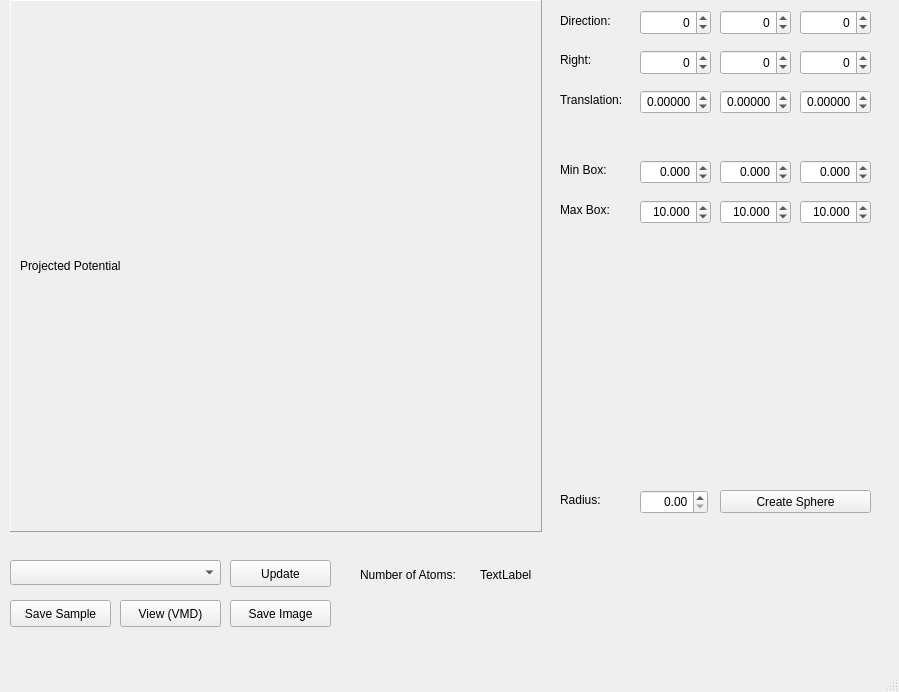
<?xml version="1.0" encoding="UTF-8"?>
<ui version="4.0">
 <class>MainWindow</class>
 <widget class="QMainWindow" name="MainWindow">
  <property name="geometry">
   <rect>
    <x>0</x>
    <y>0</y>
    <width>899</width>
    <height>692</height>
   </rect>
  </property>
  <property name="windowTitle">
   <string>Aurora - ModelBuilder</string>
  </property>
  <widget class="QWidget" name="centralwidget">
   <widget class="QFrame" name="frame_5">
    <property name="geometry">
     <rect>
      <x>10</x>
      <y>0</y>
      <width>532</width>
      <height>532</height>
     </rect>
    </property>
    <property name="frameShape">
     <enum>QFrame::Panel</enum>
    </property>
    <property name="frameShadow">
     <enum>QFrame::Raised</enum>
    </property>
    <widget class="QLabel" name="projectedPotentialLabel">
     <property name="geometry">
      <rect>
       <x>10</x>
       <y>10</y>
       <width>512</width>
       <height>512</height>
      </rect>
     </property>
     <property name="text">
      <string>Projected Potential</string>
     </property>
    </widget>
   </widget>
   <widget class="QPushButton" name="saveSampleButton">
    <property name="geometry">
     <rect>
      <x>10</x>
      <y>600</y>
      <width>101</width>
      <height>27</height>
     </rect>
    </property>
    <property name="text">
     <string>Save Sample</string>
    </property>
   </widget>
   <widget class="QPushButton" name="viewButton">
    <property name="geometry">
     <rect>
      <x>120</x>
      <y>600</y>
      <width>101</width>
      <height>27</height>
     </rect>
    </property>
    <property name="text">
     <string>View (VMD)</string>
    </property>
   </widget>
   <widget class="QSpinBox" name="directionHSpinBox">
    <property name="geometry">
     <rect>
      <x>640</x>
      <y>10</y>
      <width>71</width>
      <height>25</height>
     </rect>
    </property>
    <property name="alignment">
     <set>Qt::AlignRight|Qt::AlignTrailing|Qt::AlignVCenter</set>
    </property>
    <property name="minimum">
     <number>-100</number>
    </property>
    <property name="maximum">
     <number>100</number>
    </property>
    <property name="singleStep">
     <number>1</number>
    </property>
    <property name="value">
     <number>0</number>
    </property>
   </widget>
   <widget class="QLabel" name="label">
    <property name="geometry">
     <rect>
      <x>560</x>
      <y>11</y>
      <width>91</width>
      <height>20</height>
     </rect>
    </property>
    <property name="text">
     <string>Direction:</string>
    </property>
   </widget>
   <widget class="QSpinBox" name="directionKSpinBox">
    <property name="geometry">
     <rect>
      <x>720</x>
      <y>10</y>
      <width>71</width>
      <height>25</height>
     </rect>
    </property>
    <property name="alignment">
     <set>Qt::AlignRight|Qt::AlignTrailing|Qt::AlignVCenter</set>
    </property>
    <property name="minimum">
     <number>-100</number>
    </property>
    <property name="maximum">
     <number>100</number>
    </property>
    <property name="singleStep">
     <number>1</number>
    </property>
    <property name="value">
     <number>0</number>
    </property>
   </widget>
   <widget class="QSpinBox" name="directionLSpinBox">
    <property name="geometry">
     <rect>
      <x>800</x>
      <y>10</y>
      <width>71</width>
      <height>25</height>
     </rect>
    </property>
    <property name="alignment">
     <set>Qt::AlignRight|Qt::AlignTrailing|Qt::AlignVCenter</set>
    </property>
    <property name="minimum">
     <number>-100</number>
    </property>
    <property name="maximum">
     <number>100</number>
    </property>
    <property name="singleStep">
     <number>1</number>
    </property>
    <property name="value">
     <number>0</number>
    </property>
   </widget>
   <widget class="QSpinBox" name="rightHSpinBox">
    <property name="geometry">
     <rect>
      <x>640</x>
      <y>50</y>
      <width>71</width>
      <height>25</height>
     </rect>
    </property>
    <property name="alignment">
     <set>Qt::AlignRight|Qt::AlignTrailing|Qt::AlignVCenter</set>
    </property>
    <property name="minimum">
     <number>-100</number>
    </property>
    <property name="maximum">
     <number>100</number>
    </property>
    <property name="singleStep">
     <number>1</number>
    </property>
    <property name="value">
     <number>0</number>
    </property>
   </widget>
   <widget class="QSpinBox" name="rightKSpinBox">
    <property name="geometry">
     <rect>
      <x>720</x>
      <y>50</y>
      <width>71</width>
      <height>25</height>
     </rect>
    </property>
    <property name="alignment">
     <set>Qt::AlignRight|Qt::AlignTrailing|Qt::AlignVCenter</set>
    </property>
    <property name="minimum">
     <number>-100</number>
    </property>
    <property name="maximum">
     <number>100</number>
    </property>
    <property name="singleStep">
     <number>1</number>
    </property>
    <property name="value">
     <number>0</number>
    </property>
   </widget>
   <widget class="QSpinBox" name="rightLSpinBox">
    <property name="geometry">
     <rect>
      <x>800</x>
      <y>50</y>
      <width>71</width>
      <height>25</height>
     </rect>
    </property>
    <property name="alignment">
     <set>Qt::AlignRight|Qt::AlignTrailing|Qt::AlignVCenter</set>
    </property>
    <property name="minimum">
     <number>-100</number>
    </property>
    <property name="maximum">
     <number>100</number>
    </property>
    <property name="singleStep">
     <number>1</number>
    </property>
    <property name="value">
     <number>0</number>
    </property>
   </widget>
   <widget class="QLabel" name="label_3">
    <property name="geometry">
     <rect>
      <x>560</x>
      <y>50</y>
      <width>91</width>
      <height>20</height>
     </rect>
    </property>
    <property name="text">
     <string>Right:</string>
    </property>
   </widget>
   <widget class="QPushButton" name="updateButton">
    <property name="geometry">
     <rect>
      <x>230</x>
      <y>560</y>
      <width>101</width>
      <height>27</height>
     </rect>
    </property>
    <property name="text">
     <string>Update</string>
    </property>
   </widget>
   <widget class="QPushButton" name="saveImageButton">
    <property name="geometry">
     <rect>
      <x>230</x>
      <y>600</y>
      <width>101</width>
      <height>27</height>
     </rect>
    </property>
    <property name="text">
     <string>Save Image</string>
    </property>
   </widget>
   <widget class="QComboBox" name="crystalNameComboBox">
    <property name="geometry">
     <rect>
      <x>10</x>
      <y>560</y>
      <width>211</width>
      <height>25</height>
     </rect>
    </property>
   </widget>
   <widget class="QDoubleSpinBox" name="radiusSpinBox">
    <property name="geometry">
     <rect>
      <x>640</x>
      <y>490</y>
      <width>68</width>
      <height>24</height>
     </rect>
    </property>
    <property name="alignment">
     <set>Qt::AlignRight|Qt::AlignTrailing|Qt::AlignVCenter</set>
    </property>
   </widget>
   <widget class="QLabel" name="label_4">
    <property name="geometry">
     <rect>
      <x>560</x>
      <y>490</y>
      <width>91</width>
      <height>20</height>
     </rect>
    </property>
    <property name="text">
     <string>Radius:</string>
    </property>
   </widget>
   <widget class="QPushButton" name="sphereButton">
    <property name="geometry">
     <rect>
      <x>720</x>
      <y>490</y>
      <width>151</width>
      <height>23</height>
     </rect>
    </property>
    <property name="text">
     <string>Create Sphere</string>
    </property>
   </widget>
   <widget class="QLabel" name="numAtomsLabel">
    <property name="geometry">
     <rect>
      <x>480</x>
      <y>566</y>
      <width>57</width>
      <height>17</height>
     </rect>
    </property>
    <property name="text">
     <string>TextLabel</string>
    </property>
   </widget>
   <widget class="QLabel" name="label_5">
    <property name="geometry">
     <rect>
      <x>360</x>
      <y>566</y>
      <width>111</width>
      <height>17</height>
     </rect>
    </property>
    <property name="text">
     <string>Number of Atoms:</string>
    </property>
   </widget>
   <widget class="QLabel" name="label_6">
    <property name="geometry">
     <rect>
      <x>560</x>
      <y>90</y>
      <width>91</width>
      <height>20</height>
     </rect>
    </property>
    <property name="text">
     <string>Translation:</string>
    </property>
   </widget>
   <widget class="QDoubleSpinBox" name="translationXSpinBox">
    <property name="geometry">
     <rect>
      <x>640</x>
      <y>90</y>
      <width>71</width>
      <height>24</height>
     </rect>
    </property>
    <property name="alignment">
     <set>Qt::AlignRight|Qt::AlignTrailing|Qt::AlignVCenter</set>
    </property>
    <property name="decimals">
     <number>5</number>
    </property>
    <property name="minimum">
     <double>-1000000.000000000000000</double>
    </property>
    <property name="maximum">
     <double>1000000.000000000000000</double>
    </property>
   </widget>
   <widget class="QDoubleSpinBox" name="translationYSpinBox">
    <property name="geometry">
     <rect>
      <x>720</x>
      <y>90</y>
      <width>71</width>
      <height>24</height>
     </rect>
    </property>
    <property name="alignment">
     <set>Qt::AlignRight|Qt::AlignTrailing|Qt::AlignVCenter</set>
    </property>
    <property name="decimals">
     <number>5</number>
    </property>
    <property name="minimum">
     <double>-1000000.000000000000000</double>
    </property>
    <property name="maximum">
     <double>1000000.000000000000000</double>
    </property>
   </widget>
   <widget class="QDoubleSpinBox" name="translationZSpinBox">
    <property name="geometry">
     <rect>
      <x>800</x>
      <y>90</y>
      <width>71</width>
      <height>24</height>
     </rect>
    </property>
    <property name="alignment">
     <set>Qt::AlignRight|Qt::AlignTrailing|Qt::AlignVCenter</set>
    </property>
    <property name="decimals">
     <number>5</number>
    </property>
    <property name="minimum">
     <double>-1000000.000000000000000</double>
    </property>
    <property name="maximum">
     <double>1000000.000000000000000</double>
    </property>
   </widget>
   <widget class="QLabel" name="label_7">
    <property name="geometry">
     <rect>
      <x>560</x>
      <y>160</y>
      <width>91</width>
      <height>20</height>
     </rect>
    </property>
    <property name="text">
     <string>Min Box:</string>
    </property>
   </widget>
   <widget class="QDoubleSpinBox" name="minBoxXSpinBox">
    <property name="geometry">
     <rect>
      <x>640</x>
      <y>160</y>
      <width>71</width>
      <height>24</height>
     </rect>
    </property>
    <property name="alignment">
     <set>Qt::AlignRight|Qt::AlignTrailing|Qt::AlignVCenter</set>
    </property>
    <property name="decimals">
     <number>3</number>
    </property>
    <property name="minimum">
     <double>-1000000.000000000000000</double>
    </property>
    <property name="maximum">
     <double>1000000.000000000000000</double>
    </property>
   </widget>
   <widget class="QDoubleSpinBox" name="minBoxZSpinBox">
    <property name="geometry">
     <rect>
      <x>800</x>
      <y>160</y>
      <width>71</width>
      <height>24</height>
     </rect>
    </property>
    <property name="alignment">
     <set>Qt::AlignRight|Qt::AlignTrailing|Qt::AlignVCenter</set>
    </property>
    <property name="decimals">
     <number>3</number>
    </property>
    <property name="minimum">
     <double>-1000000.000000000000000</double>
    </property>
    <property name="maximum">
     <double>1000000.000000000000000</double>
    </property>
   </widget>
   <widget class="QDoubleSpinBox" name="minBoxYSpinBox">
    <property name="geometry">
     <rect>
      <x>720</x>
      <y>160</y>
      <width>71</width>
      <height>24</height>
     </rect>
    </property>
    <property name="alignment">
     <set>Qt::AlignRight|Qt::AlignTrailing|Qt::AlignVCenter</set>
    </property>
    <property name="decimals">
     <number>3</number>
    </property>
    <property name="minimum">
     <double>-1000000.000000000000000</double>
    </property>
    <property name="maximum">
     <double>1000000.000000000000000</double>
    </property>
   </widget>
   <widget class="QLabel" name="label_8">
    <property name="geometry">
     <rect>
      <x>560</x>
      <y>200</y>
      <width>91</width>
      <height>20</height>
     </rect>
    </property>
    <property name="text">
     <string>Max Box:</string>
    </property>
   </widget>
   <widget class="QDoubleSpinBox" name="maxBoxXSpinBox">
    <property name="geometry">
     <rect>
      <x>640</x>
      <y>200</y>
      <width>71</width>
      <height>24</height>
     </rect>
    </property>
    <property name="alignment">
     <set>Qt::AlignRight|Qt::AlignTrailing|Qt::AlignVCenter</set>
    </property>
    <property name="decimals">
     <number>3</number>
    </property>
    <property name="minimum">
     <double>-1000000.000000000000000</double>
    </property>
    <property name="maximum">
     <double>1000000.000000000000000</double>
    </property>
    <property name="value">
     <double>10.000000000000000</double>
    </property>
   </widget>
   <widget class="QDoubleSpinBox" name="maxBoxZSpinBox">
    <property name="geometry">
     <rect>
      <x>800</x>
      <y>200</y>
      <width>71</width>
      <height>24</height>
     </rect>
    </property>
    <property name="alignment">
     <set>Qt::AlignRight|Qt::AlignTrailing|Qt::AlignVCenter</set>
    </property>
    <property name="decimals">
     <number>3</number>
    </property>
    <property name="minimum">
     <double>-1000000.000000000000000</double>
    </property>
    <property name="maximum">
     <double>1000000.000000000000000</double>
    </property>
    <property name="value">
     <double>10.000000000000000</double>
    </property>
   </widget>
   <widget class="QDoubleSpinBox" name="maxBoxYSpinBox">
    <property name="geometry">
     <rect>
      <x>720</x>
      <y>200</y>
      <width>71</width>
      <height>24</height>
     </rect>
    </property>
    <property name="alignment">
     <set>Qt::AlignRight|Qt::AlignTrailing|Qt::AlignVCenter</set>
    </property>
    <property name="decimals">
     <number>3</number>
    </property>
    <property name="minimum">
     <double>-1000000.000000000000000</double>
    </property>
    <property name="maximum">
     <double>1000000.000000000000000</double>
    </property>
    <property name="value">
     <double>10.000000000000000</double>
    </property>
   </widget>
  </widget>
  <widget class="QMenuBar" name="menubar">
   <property name="geometry">
    <rect>
     <x>0</x>
     <y>0</y>
     <width>899</width>
     <height>27</height>
    </rect>
   </property>
  </widget>
  <widget class="QStatusBar" name="statusbar"/>
 </widget>
 <tabstops>
  <tabstop>crystalNameComboBox</tabstop>
  <tabstop>updateButton</tabstop>
  <tabstop>saveSampleButton</tabstop>
  <tabstop>viewButton</tabstop>
  <tabstop>saveImageButton</tabstop>
  <tabstop>directionHSpinBox</tabstop>
  <tabstop>directionKSpinBox</tabstop>
  <tabstop>directionLSpinBox</tabstop>
  <tabstop>rightHSpinBox</tabstop>
  <tabstop>rightKSpinBox</tabstop>
  <tabstop>rightLSpinBox</tabstop>
  <tabstop>translationXSpinBox</tabstop>
  <tabstop>translationYSpinBox</tabstop>
  <tabstop>translationZSpinBox</tabstop>
  <tabstop>minBoxXSpinBox</tabstop>
  <tabstop>maxBoxXSpinBox</tabstop>
  <tabstop>minBoxYSpinBox</tabstop>
  <tabstop>maxBoxYSpinBox</tabstop>
  <tabstop>minBoxZSpinBox</tabstop>
  <tabstop>maxBoxZSpinBox</tabstop>
  <tabstop>radiusSpinBox</tabstop>
  <tabstop>sphereButton</tabstop>
 </tabstops>
 <resources/>
 <connections/>
</ui>
